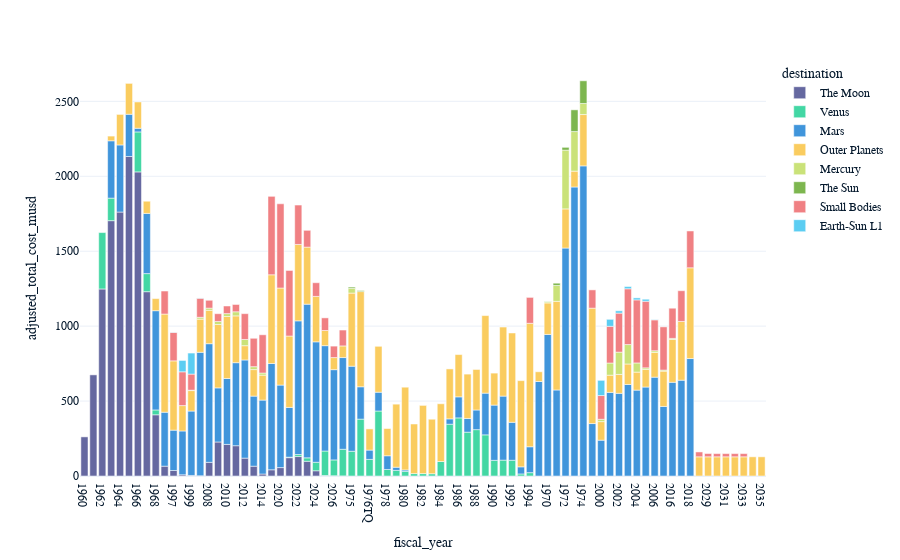

Notebook code cell kept with this figure:
### Markdown cell above
### Instructions


- Draw a bar plot of total cost vs. year, colored by destination.
- Write down your interpretation of the plot.

### Code cell
# Draw a bar plot of total cost vs. year, colored by destination
px.bar(
    total_cost_by_date_and_destination, x = 'fiscal_year', target = 'adjusted_total_cost_musd', color = 'destination'
)

### Figure 1 — Plotly figure (JSON) as saved in the notebook; plotly's stock layout.template omitted (floating-point values rounded to 4 significant figures)
{"data": [{"alignmentgroup": "True", "hovertemplate": "destination=The Moon<br>fiscal_year=%{x}<br>adjusted_total_cost_musd=%{y}<extra></extra>", "legendgroup": "The Moon", "marker": {"color": "#6568a0", "pattern": {"shape": ""}}, "name": "The Moon", "offsetgroup": "The Moon", "orientation": "v", "showlegend": true, "textposition": "auto", "type": "bar", "x": ["1960", "1961", "1962", "1963", "1964", "1965", "1966", "1967", "1968", "1996", "1997", "1998", "1999", "2007", "2008", "2009", "2010", "2011", "2012", "2013", "2014", "2019", "2020", "2021", "2022", "2023", "2024", "2025", "2026", "2027"], "xaxis": "x", "y": [261.1, 674.8, 1248.0, 1704.0, 1761.0, 2132.0, 2029.0, 1230.0, 408.5, 65.59, 36.63, 8.15, 3.725, 1.571, 91.26, 227.0, 210.7, 202.2, 119.3, 65.39, 13.24, 41.49, 56.16, 122.3, 129.7, 98.2, 35, 3.4, 1.8, 0.8], "yaxis": "y"}, {"alignmentgroup": "True", "hovertemplate": "destination=Venus<br>fiscal_year=%{x}<br>adjusted_total_cost_musd=%{y}<extra></extra>", "legendgroup": "Venus", "marker": {"color": "#43d7a4", "pattern": {"shape": ""}}, "name": "Venus", "offsetgroup": "Venus", "orientation": "v", "showlegend": true, "textposition": "auto", "type": "bar", "x": ["1962", "1963", "1966", "1967", "1968", "1975", "1976", "1976TQ", "1977", "1978", "1979", "1980", "1981", "1982", "1983", "1984", "1985", "1986", "1987", "1988", "1989", "1990", "1991", "1992", "1993", "1994", "2021", "2022", "2023", "2024", "2025", "2026", "2027"], "xaxis": "x", "y": [376.3, 150.5, 266.8, 120.7, 32.3, 165.2, 379.4, 110.8, 433.8, 43.54, 37.63, 31.16, 16.13, 16.12, 15.15, 96.68, 345.7, 387.8, 292.5, 309.5, 274.6, 104.5, 106.0, 105.1, 13.68, 22.37, 3.5, 13.5, 22.8, 56.7, 163.3, 105.5, 177.5], "yaxis": "y"}, {"alignmentgroup": "True", "hovertemplate": "destination=Mars<br>fiscal_year=%{x}<br>adjusted_total_cost_musd=%{y}<extra></extra>", "legendgroup": "Mars", "marker": {"color": "#4095db", "pattern": {"shape": ""}}, "name": "Mars", "offsetgroup": "Mars", "orientation": "v", "showlegend": true, "textposition": "auto", "type": "bar", "x": ["1963", "1964", "1965", "1966", "1967", "1968", "1969", "1970", "1971", "1972", "1973", "1974", "1975", "1976", "1976TQ", "1977", "1978", "1979", "1980", "1985", "1986", "1987", "1988", "1989", "1990", "1991", "1992", "1993", "1994", "1995", "1996", "1997", "1998", "1999", "2000", "2001", "2002", "2003", "2004", "2005", "2006", "2007", "2008", "2009", "2010", "2011", "2012", "2013", "2014", "2015", "2016", "2017", "2018", "2019", "2020", "2021", "2022", "2023", "2024", "2025", "2026", "2027"], "xaxis": "x", "y": [382.5, 447.9, 281.7, 24.52, 401.8, 662.3, 630.7, 944.7, 574.0, 1521.0, 1928.0, 2070.0, 567.5, 215.9, 62.12, 125.3, 91.56, 20.91, 9.254, 35.67, 140.4, 91.61, 131.0, 278.3, 368.6, 427.2, 253.3, 47.48, 172.7, 350.0, 360.0, 269.2, 292.4, 429.7, 239.0, 558.0, 551.7, 610.7, 573.1, 593.7, 659.4, 823.9, 791.6, 361.0, 439.9, 554.1, 654.9, 467.8, 493.4, 464.2, 625.3, 639.4, 783.8, 709.3, 550.6, 331.9, 892.3, 1026.0, 803.6, 703, 602.4, 612.1], "yaxis": "y"}, {"alignmentgroup": "True", "hovertemplate": "destination=Outer Planets<br>fiscal_year=%{x}<br>adjusted_total_cost_musd=%{y}<extra></extra>", "legendgroup": "Outer Planets", "marker": {"color": "#facc5f", "pattern": {"shape": ""}}, "name": "Outer Planets", "offsetgroup": "Outer Planets", "orientation": "v", "showlegend": true, "textposition": "auto", "type": "bar", "x": ["1963", "1964", "1965", "1966", "1967", "1968", "1969", "1970", "1971", "1972", "1973", "1974", "1975", "1976", "1976TQ", "1977", "1978", "1979", "1980", "1981", "1982", "1983", "1984", "1985", "1986", "1987", "1988", "1989", "1990", "1991", "1992", "1993", "1994", "1995", "1996", "1997", "1998", "1999", "2000", "2001", "2002", "2003", "2004", "2005", "2006", "2007", "2008", "2009", "2010", "2011", "2012", "2013", "2014", "2015", "2016", "2017", "2018", "2019", "2020", "2021", "2022", "2023", "2024", "2025", "2026", "2027", "2028", "2029", "2030", "2031", "2032", "2033", "2034", "2035"], "xaxis": "x", "y": [31.44, 203.7, 206.2, 175.4, 81.27, 80.74, 64.98, 210.2, 591.6, 261.3, 106.0, 342.5, 488.0, 635.3, 141.3, 306.3, 181.7, 420.9, 552.2, 331.0, 455.0, 363.7, 385.4, 333.2, 282.1, 295.8, 270.4, 517.6, 213.5, 460.9, 596.1, 575.2, 823.8, 770.1, 655.0, 462.6, 169.4, 136.5, 124.0, 114.8, 126.1, 136.8, 120.2, 117.3, 165.3, 221.3, 222.8, 423.3, 413.8, 312.3, 95.28, 176.9, 166.5, 235.8, 285.6, 392.0, 605.6, 592.0, 647.7, 476.3, 509.7, 380.6, 303.3, 101.2, 80.6, 77.7, 128.1, 128.1, 128.1, 128.1, 128.1, 128.1, 128.1, 128.1], "yaxis": "y"}, {"alignmentgroup": "True", "hovertemplate": "destination=Mercury<br>fiscal_year=%{x}<br>adjusted_total_cost_musd=%{y}<extra></extra>", "legendgroup": "Mercury", "marker": {"color": "#cae279", "pattern": {"shape": ""}}, "name": "Mercury", "offsetgroup": "Mercury", "orientation": "v", "showlegend": true, "textposition": "auto", "type": "bar", "x": ["1970", "1971", "1972", "1973", "1974", "1975", "1999", "2000", "2001", "2002", "2003", "2004", "2005", "2006", "2007", "2008", "2009", "2010", "2011", "2012", "2013", "2014", "2015", "2016"], "xaxis": "x", "y": [7.566, 106.0, 392.1, 264.1, 73.76, 31.73, 2.878, 15.62, 81.33, 148.7, 129.6, 61.12, 10.8, 11.14, 12.3, 14.54, 20.21, 19.32, 27.33, 41.57, 19.49, 14.04, 6.768, 7.568], "yaxis": "y"}, {"alignmentgroup": "True", "hovertemplate": "destination=The Sun<br>fiscal_year=%{x}<br>adjusted_total_cost_musd=%{y}<extra></extra>", "legendgroup": "The Sun", "marker": {"color": "#7db64f", "pattern": {"shape": ""}}, "name": "The Sun", "offsetgroup": "The Sun", "orientation": "v", "showlegend": true, "textposition": "auto", "type": "bar", "x": ["1970", "1971", "1972", "1973", "1974", "1975", "1976"], "xaxis": "x", "y": [2.522, 15.03, 18.71, 144.9, 151.4, 8.344, 6.56], "yaxis": "y"}, {"alignmentgroup": "True", "hovertemplate": "destination=Small Bodies<br>fiscal_year=%{x}<br>adjusted_total_cost_musd=%{y}<extra></extra>", "legendgroup": "Small Bodies", "marker": {"color": "#f08083", "pattern": {"shape": ""}}, "name": "Small Bodies", "offsetgroup": "Small Bodies", "orientation": "v", "showlegend": true, "textposition": "auto", "type": "bar", "x": ["1994", "1995", "1996", "1997", "1998", "1999", "2000", "2001", "2002", "2003", "2004", "2005", "2006", "2007", "2008", "2009", "2010", "2011", "2012", "2013", "2014", "2015", "2016", "2017", "2018", "2019", "2020", "2021", "2022", "2023", "2024", "2025", "2026", "2027", "2028", "2029", "2030", "2031", "2032", "2033"], "xaxis": "x", "y": [172.9, 122.0, 153.7, 190.4, 225.4, 107.3, 158.3, 244.9, 260.4, 372.3, 420.8, 444.3, 206.2, 127.6, 54.32, 51.55, 50.75, 48.76, 172.2, 189.5, 255.2, 288.5, 201.2, 205.1, 245.7, 523.4, 562.0, 437.6, 263, 112.0, 91.2, 84.4, 76.4, 105.9, 32.48, 22.0, 21.47, 21.56, 21.54, 21.54], "yaxis": "y"}, {"alignmentgroup": "True", "hovertemplate": "destination=Earth-Sun L1<br>fiscal_year=%{x}<br>adjusted_total_cost_musd=%{y}<extra></extra>", "legendgroup": "Earth-Sun L1", "marker": {"color": "#5bcdf2", "pattern": {"shape": ""}}, "name": "Earth-Sun L1", "offsetgroup": "Earth-Sun L1", "orientation": "v", "showlegend": true, "textposition": "auto", "type": "bar", "x": ["1997", "1998", "1999", "2000", "2001", "2002", "2003", "2004", "2005", "2006", "2007", "2008"], "xaxis": "x", "y": [1.422, 75.78, 140.3, 101.4, 46.47, 15.58, 14.95, 13.44, 13.6, 2.582, 1.44, 0.2528], "yaxis": "y"}], "layout": {"barmode": "relative", "legend": {"title": {"text": "destination"}, "tracegroupgap": 0}, "margin": {"t": 60}, "xaxis": {"anchor": "y", "domain": [0, 1], "title": {"text": "fiscal_year"}}, "yaxis": {"anchor": "x", "domain": [0, 1], "title": {"text": "adjusted_total_cost_musd"}}}}
